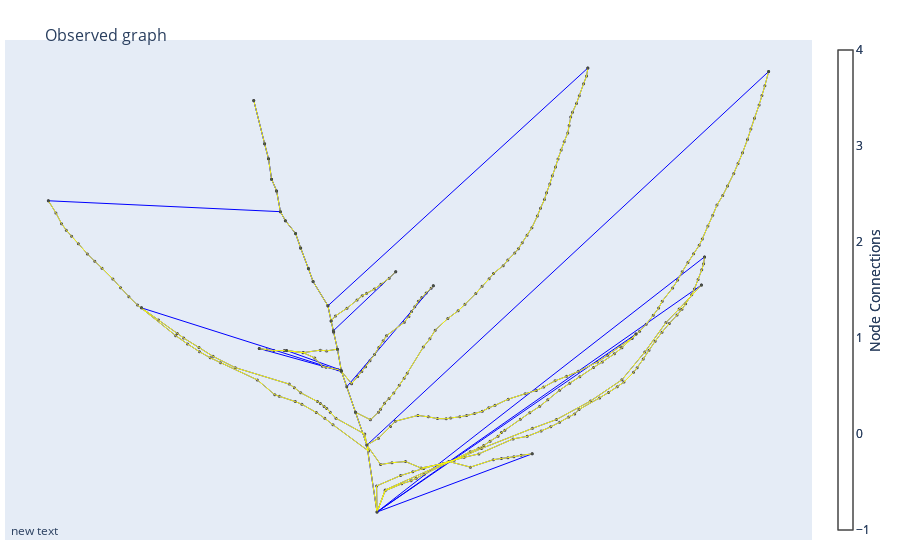

Write notebook code for a chart like this one.
### Code cell
edge_x = []
edge_y = []
for edge in container.edges():
    x0, y0 = container.nodes[edge[0]]['pos']
    x1, y1 = container.nodes[edge[1]]['pos']
    edge_x.append(x0)
    edge_x.append(x1)
    edge_x.append(None)
    edge_y.append(y0)
    edge_y.append(y1)
    edge_y.append(None)

edge_trace = go.Scatter(
    x=edge_x, y=edge_y,
    line=dict(width=1, color='#888'),
    hoverinfo='none',
    mode='lines')

node_x = []
node_y = []
for node in container.nodes():
    x, y = container.nodes[node]['pos']
    node_x.append(x)
    node_y.append(y)

node_trace = go.Scatter(
    x=node_x, y=node_y,
    mode='markers',
    hoverinfo='x,y',
    marker=dict(
        showscale=True,
        # colorscale options
        #'Greys' | 'YlGnBu' | 'Greens' | 'YlOrRd' | 'Bluered' | 'RdBu' |
        #'Reds' | 'Blues' | 'Picnic' | 'Rainbow' | 'Portland' | 'Jet' |
        #'Hot' | 'Blackbody' | 'Earth' | 'Electric' | 'Viridis' |
        colorscale='YlGnBu',
        reversescale=True,
        color=['LightSkyBlue'],
        size=1,
        colorbar=dict(
            thickness=15,
            title='Node Connections',
            xanchor='left',
            titleside='right'
        ),
        line_width=2))


optedge_x = []
optedge_y = []
for edge in optcontainer.edges():
    x0, y0 = optcontainer.nodes[edge[0]]['pos']
    x1, y1 = optcontainer.nodes[edge[1]]['pos']
    edge_x.append(x0)
    edge_x.append(x1)
    edge_x.append(None)
    edge_y.append(y0)
    edge_y.append(y1)
    edge_y.append(None)

optedge_trace = go.Scatter(
    x=edge_x, y=edge_y,
    line=dict(width=1, color='#444'),
    hoverinfo='x,y',
    mode='lines')


optnode_x = []
optnode_y = []
for node in optcontainer.nodes():
    optx, opty = optcontainer.nodes[node]['pos']
    optnode_x.append(optx)
    optnode_y.append(opty)

optnode_trace = go.Scatter(
    x=optnode_x, y=optnode_y,
    mode='markers',
    hoverinfo='x,y',
    marker=dict(
        showscale=True,
        # colorscale options
        #'Greys' | 'YlGnBu' | 'Greens' | 'YlOrRd' | 'Bluered' | 'RdBu' |
        #'Reds' | 'Blues' | 'Picnic' | 'Rainbow' | 'Portland' | 'Jet' |
        #'Hot' | 'Blackbody' | 'Earth' | 'Electric' | 'Viridis' |
        colorscale='Reds',
        reversescale=True,
        color=["red"],
        size=1,
        colorbar=dict(
            thickness=15,
            title='Node Connections',
            xanchor='left',
            titleside='right'
        ),
        line_width=2))

optedge_trace.line.color = "blue"
edge_trace.line.color = "yellow"
optnode_trace.marker.color = "green"
node_trace.marker.color = "red"

fig = go.Figure(data=[node_trace, optedge_trace, edge_trace, optnode_trace],
             layout=go.Layout(
                title='<br>Observed graph',
                titlefont_size=16,
                showlegend=False,
                hovermode='closest',
                margin=dict(b=20,l=5,r=5,t=40),
                annotations=[ dict(
                    showarrow=False,
                    xref="paper", yref="paper",
                    x=0.005, y=-0.002 ) ],
                xaxis=dict(showgrid=False, zeroline=False, showticklabels=False),
                yaxis=dict(showgrid=False, zeroline=False, showticklabels=False))
                )
fig.show()

### Figure 1 — Plotly figure (JSON) as saved in the notebook; plotly's stock layout.template omitted (floating-point values rounded to 4 significant figures; data arrays with more than 128 entries replaced by an {"elided": "..."} marker saying what was removed)
{"data": [{"hoverinfo": "x+y", "marker": {"color": "red", "colorbar": {"thickness": 15, "title": {"side": "right", "text": "Node Connections"}, "xanchor": "left"}, "colorscale": [[0, "rgb(255,255,217)"], [0.125, "rgb(237,248,177)"], [0.25, "rgb(199,233,180)"], [0.375, "rgb(127,205,187)"], [0.5, "rgb(65,182,196)"], [0.625, "rgb(29,145,192)"], [0.75, "rgb(34,94,168)"], [0.875, "rgb(37,52,148)"], [1, "rgb(8,29,88)"]], "line": {"width": 2}, "reversescale": true, "showscale": true, "size": 1}, "mode": "markers", "type": "scatter", "x": {"elided": "283 float values"}, "y": {"elided": "283 float values"}}, {"hoverinfo": "x+y", "line": {"color": "blue", "width": 1}, "mode": "lines", "type": "scatter", "x": {"elided": "945 float values"}, "y": {"elided": "945 float values"}}, {"hoverinfo": "none", "line": {"color": "yellow", "width": 1}, "mode": "lines", "type": "scatter", "x": {"elided": "846 float values"}, "y": {"elided": "846 float values"}}, {"hoverinfo": "x+y", "marker": {"color": "green", "colorbar": {"thickness": 15, "title": {"side": "right", "text": "Node Connections"}, "xanchor": "left"}, "colorscale": [[0, "rgb(255,245,240)"], [0.125, "rgb(254,224,210)"], [0.25, "rgb(252,187,161)"], [0.375, "rgb(252,146,114)"], [0.5, "rgb(251,106,74)"], [0.625, "rgb(239,59,44)"], [0.75, "rgb(203,24,29)"], [0.875, "rgb(165,15,21)"], [1, "rgb(103,0,13)"]], "line": {"width": 2}, "reversescale": true, "showscale": true, "size": 1}, "mode": "markers", "type": "scatter", "x": [6.316, 6.249, 6.172, 6.078, 6.052, 6.026, 6.009, 5.988, 5.889, 5.857, 5.806, 5.772, 5.704, 5.671, 5.645, 5.612, 5.591, 5.565, 5.492, 8.934, 8.485, 8.505, 8.047, 7.725, 4.119, 4.742, 6.693, 5.529, 5.711, 6.441, 7.353, 6.077, 6.114, 6.024], "y": [4.788, 5.231, 5.448, 5.719, 5.866, 5.979, 6.052, 6.153, 6.314, 6.399, 6.536, 6.631, 6.716, 6.776, 6.913, 6.991, 7.126, 7.225, 7.512, 7.703, 6.29, 6.476, 5.966, 7.727, 6.848, 6.139, 6.286, 5.87, 5.857, 6.378, 5.173, 5.726, 5.617, 5.987]}], "layout": {"annotations": [{"showarrow": false, "x": 0.005, "xref": "paper", "y": -0.002, "yref": "paper"}], "autosize": true, "hovermode": "closest", "margin": {"b": 20, "l": 5, "r": 5, "t": 40}, "showlegend": false, "title": {"font": {"size": 16}, "text": "<br>Observed graph"}, "xaxis": {"autorange": true, "range": [3.836, 9.217], "showgrid": false, "showticklabels": false, "type": "linear", "zeroline": false}, "yaxis": {"autorange": true, "range": [4.588, 7.927], "showgrid": false, "showticklabels": false, "type": "linear", "zeroline": false}}}
